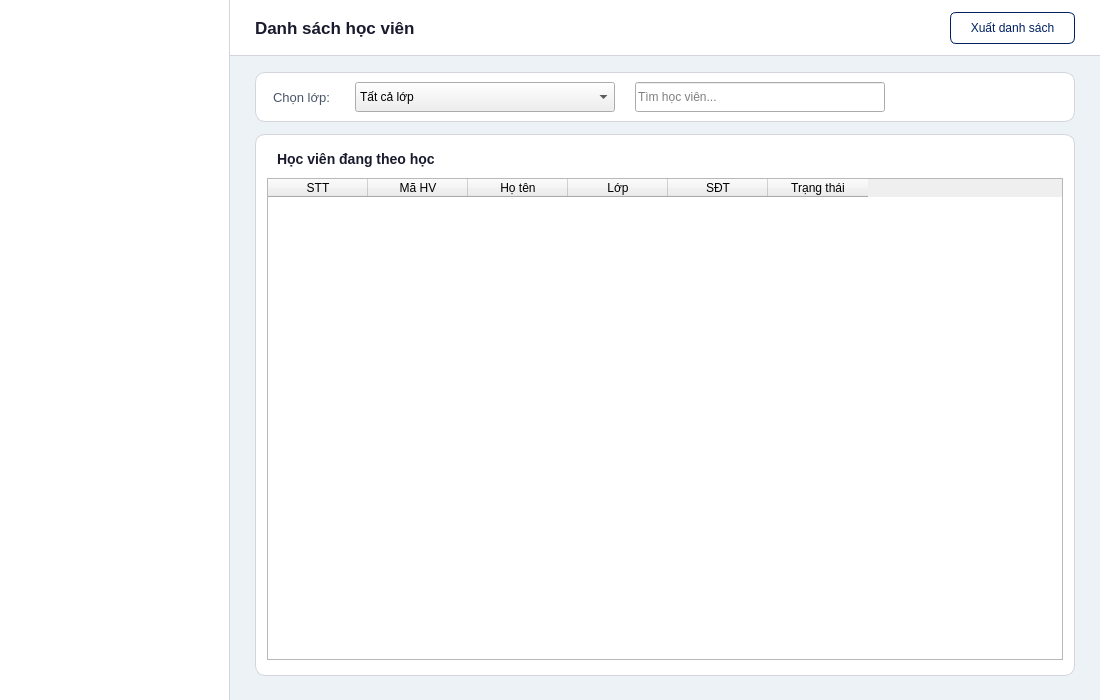
<?xml version="1.0" encoding="UTF-8"?>
<ui version="4.0">
 <class>TeacherStudents</class>
 <widget class="QWidget" name="TeacherStudents">
  <property name="geometry"><rect><x>0</x><y>0</y><width>1100</width><height>700</height></rect></property>
  <property name="minimumSize"><size><width>1100</width><height>700</height></size></property>
  <property name="windowTitle"><string>EAUT - Danh sach hoc vien</string></property>
  <property name="styleSheet"><string notr="true">QWidget#TeacherStudents { background: #edf2f7; }</string></property>

  <widget class="QFrame" name="sidebar">
   <property name="geometry"><rect><x>0</x><y>0</y><width>230</width><height>700</height></rect></property>
   <property name="styleSheet"><string notr="true">QFrame#sidebar { background: #ffffff; border-right: 1px solid #d2d6dc; }</string></property>
   <property name="frameShape"><enum>QFrame::NoFrame</enum></property>
  </widget>

  <widget class="QFrame" name="contentArea">
   <property name="geometry"><rect><x>230</x><y>0</y><width>870</width><height>700</height></rect></property>
   <property name="styleSheet"><string notr="true">QFrame#contentArea { background: #edf2f7; border: none; }</string></property>
   <property name="frameShape"><enum>QFrame::NoFrame</enum></property>

   <widget class="QFrame" name="headerBar">
    <property name="geometry"><rect><x>0</x><y>0</y><width>870</width><height>56</height></rect></property>
    <property name="styleSheet"><string notr="true">QFrame#headerBar { background: white; border-bottom: 1px solid #d2d6dc; }</string></property>
    <property name="frameShape"><enum>QFrame::NoFrame</enum></property>
    <widget class="QLabel" name="lblPageTitle">
     <property name="geometry"><rect><x>25</x><y>0</y><width>400</width><height>56</height></rect></property>
     <property name="styleSheet"><string notr="true">color: #1a1a2e; font-size: 17px; font-weight: bold; background: transparent;</string></property>
     <property name="text"><string>Danh sách học viên</string></property>
     <property name="alignment"><set>Qt::AlignLeft|Qt::AlignVCenter</set></property>
    </widget>
    <widget class="QPushButton" name="btnExportStudents">
     <property name="geometry"><rect><x>720</x><y>12</y><width>125</width><height>32</height></rect></property>
     <property name="styleSheet"><string notr="true">QPushButton { background: white; color: #002060; border: 1px solid #002060; border-radius: 6px; padding: 5px 14px; font-size: 12px; } QPushButton:hover { background: #002060; color: white; }</string></property>
     <property name="text"><string>Xuất danh sách</string></property>
     <property name="cursor"><cursorShape>PointingHandCursor</cursorShape></property>
    </widget>
   </widget>

   <widget class="QFrame" name="filterBar">
    <property name="geometry"><rect><x>25</x><y>72</y><width>820</width><height>50</height></rect></property>
    <property name="styleSheet"><string notr="true">QFrame#filterBar { background: white; border: 1px solid #d2d6dc; border-radius: 10px; }</string></property>
    <property name="frameShape"><enum>QFrame::NoFrame</enum></property>
    <widget class="QLabel" name="lblSelectClass">
     <property name="geometry"><rect><x>18</x><y>16</y><width>100</width><height>18</height></rect></property>
     <property name="styleSheet"><string notr="true">color: #4a5568; font-size: 13px; background: transparent;</string></property>
     <property name="text"><string>Chọn lớp:</string></property>
    </widget>
    <widget class="QComboBox" name="cboClass">
     <property name="geometry"><rect><x>100</x><y>10</y><width>260</width><height>30</height></rect></property>
     <item><property name="text"><string>Tất cả lớp</string></property></item>
    </widget>
    <widget class="QLineEdit" name="txtSearchStudent">
     <property name="geometry"><rect><x>380</x><y>10</y><width>250</width><height>30</height></rect></property>
     <property name="placeholderText"><string>Tìm học viên...</string></property>
    </widget>
   </widget>

   <widget class="QFrame" name="studentFrame">
    <property name="geometry"><rect><x>25</x><y>134</y><width>820</width><height>542</height></rect></property>
    <property name="styleSheet"><string notr="true">QFrame#studentFrame { background: white; border: 1px solid #d2d6dc; border-radius: 10px; }</string></property>
    <property name="frameShape"><enum>QFrame::NoFrame</enum></property>

    <widget class="QLabel" name="lblStudentTitle">
     <property name="geometry"><rect><x>22</x><y>14</y><width>500</width><height>22</height></rect></property>
     <property name="styleSheet"><string notr="true">color: #1a1a2e; font-size: 14px; font-weight: bold; background: transparent;</string></property>
     <property name="text"><string>Học viên đang theo học</string></property>
    </widget>

    <widget class="QTableWidget" name="tblStudents">
     <property name="geometry"><rect><x>12</x><y>44</y><width>796</width><height>482</height></rect></property>
     <property name="alternatingRowColors"><bool>true</bool></property>
     <property name="selectionBehavior"><enum>QAbstractItemView::SelectRows</enum></property>
     <property name="editTriggers"><set>QAbstractItemView::NoEditTriggers</set></property>
     <property name="showGrid"><bool>false</bool></property>
     <property name="columnCount"><number>6</number></property>
     <column><property name="text"><string>STT</string></property></column>
     <column><property name="text"><string>Mã HV</string></property></column>
     <column><property name="text"><string>Họ tên</string></property></column>
     <column><property name="text"><string>Lớp</string></property></column>
     <column><property name="text"><string>SĐT</string></property></column>
     <column><property name="text"><string>Trạng thái</string></property></column>
    </widget>
   </widget>

  </widget>
 </widget>
 <resources/>
 <connections/>
</ui>
